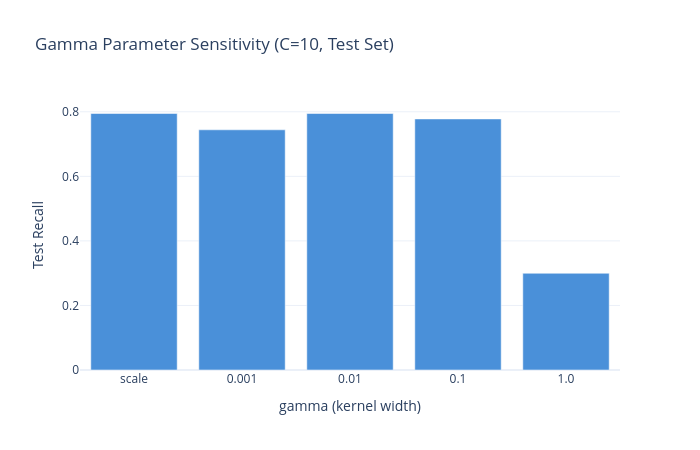

The cell this chart's notebook holds for it:
### Markdown cell above
---
## 7. Gamma Parameter Sensitivity

### Code cell
# Sweep gamma values while keeping C fixed at best value
best_C = grid.best_params_['clf__C']
gamma_values = ["scale", 0.001, 0.01, 0.1, 1.0]
gamma_results = []

for gamma_val in gamma_values:
    svm_temp = SVC(
        kernel="rbf", C=best_C, gamma=gamma_val,
        class_weight="balanced",
        probability=False,
        random_state=RANDOM_STATE
    )
    X_train_scaled = prep_linear.fit_transform(X_train)
    X_test_scaled = prep_linear.transform(X_test)
    svm_temp.fit(X_train_scaled, y_train)
    y_pred = svm_temp.predict(X_test_scaled)
    gamma_results.append({
        "gamma": str(gamma_val),
        "test_recall": recall_score(y_test, y_pred),
        "test_precision": precision_score(y_test, y_pred, zero_division=0),
        "test_f1": f1_score(y_test, y_pred),
    })

df_gamma = pd.DataFrame(gamma_results)

fig_gamma = px.bar(
    df_gamma, x="gamma", y="test_recall",
    title=f"Gamma Parameter Sensitivity (C={best_C}, Test Set)",
    labels={"gamma": "gamma (kernel width)", "test_recall": "Test Recall"},
    color_discrete_sequence=[COLORS["accent"]],
    height=450, width=700,
)
fig_gamma.show()
save_chart(fig_gamma, MODEL_SLUG, "gamma_parameter_sensitivity")

### Figure 1 — Plotly figure (JSON) as saved in the notebook; plotly's stock layout.template omitted (floating-point values rounded to 4 significant figures)
{"data": [{"hovertemplate": "gamma (kernel width)=%{x}<br>Test Recall=%{y}<extra></extra>", "legendgroup": "", "marker": {"color": "#4A90D9", "pattern": {"shape": ""}}, "name": "", "orientation": "v", "showlegend": false, "textposition": "auto", "type": "bar", "x": ["scale", "0.001", "0.01", "0.1", "1.0"], "xaxis": "x", "y": [0.7946, 0.7441, 0.7946, 0.7778, 0.2997], "yaxis": "y"}], "layout": {"barmode": "relative", "height": 450, "legend": {"tracegroupgap": 0}, "title": {"text": "Gamma Parameter Sensitivity (C=10, Test Set)"}, "width": 700, "xaxis": {"anchor": "y", "domain": [0.0, 1.0], "title": {"text": "gamma (kernel width)"}}, "yaxis": {"anchor": "x", "domain": [0.0, 1.0], "title": {"text": "Test Recall"}}}}
